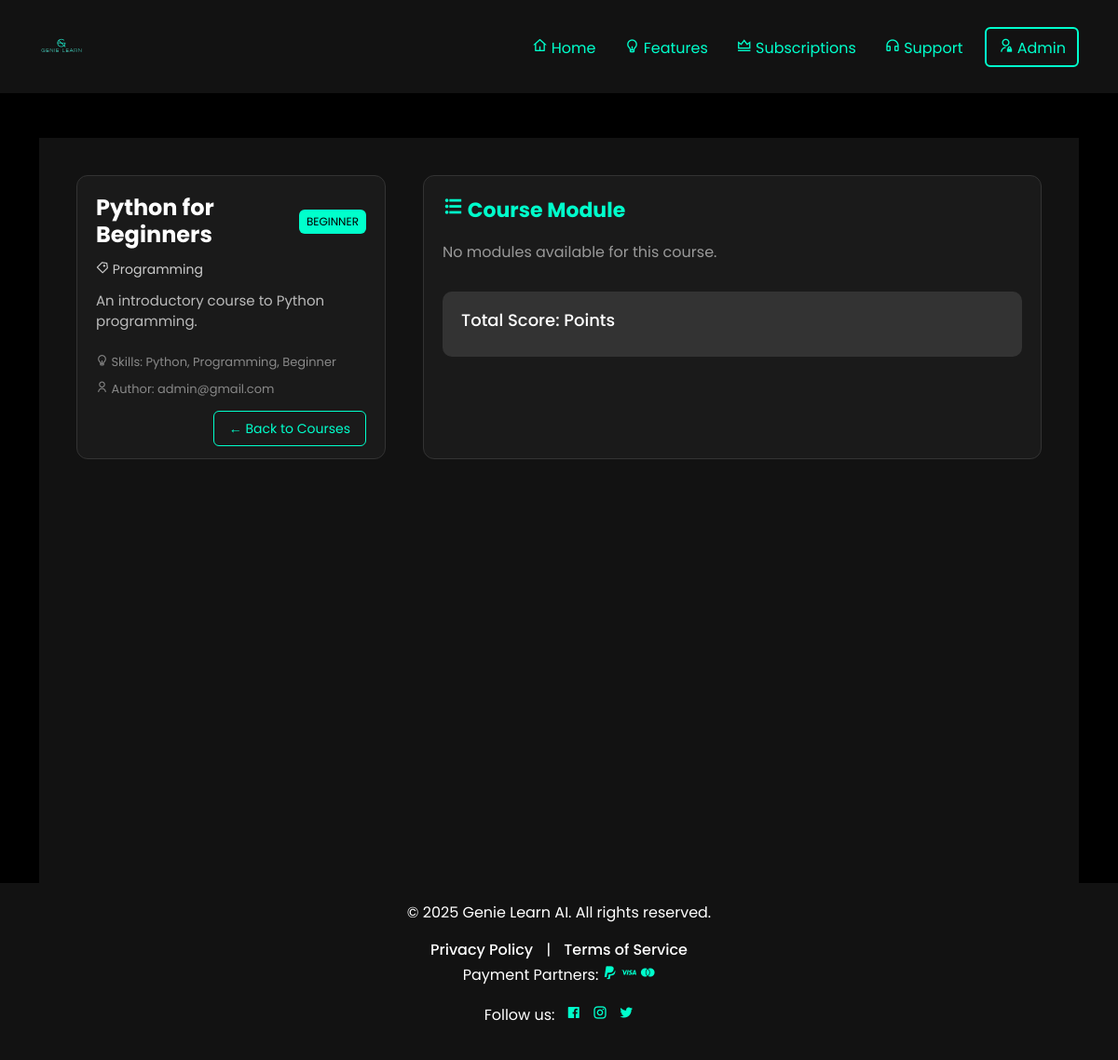
Page /courses_app/course/1/ (signed in) on the earlier database version.
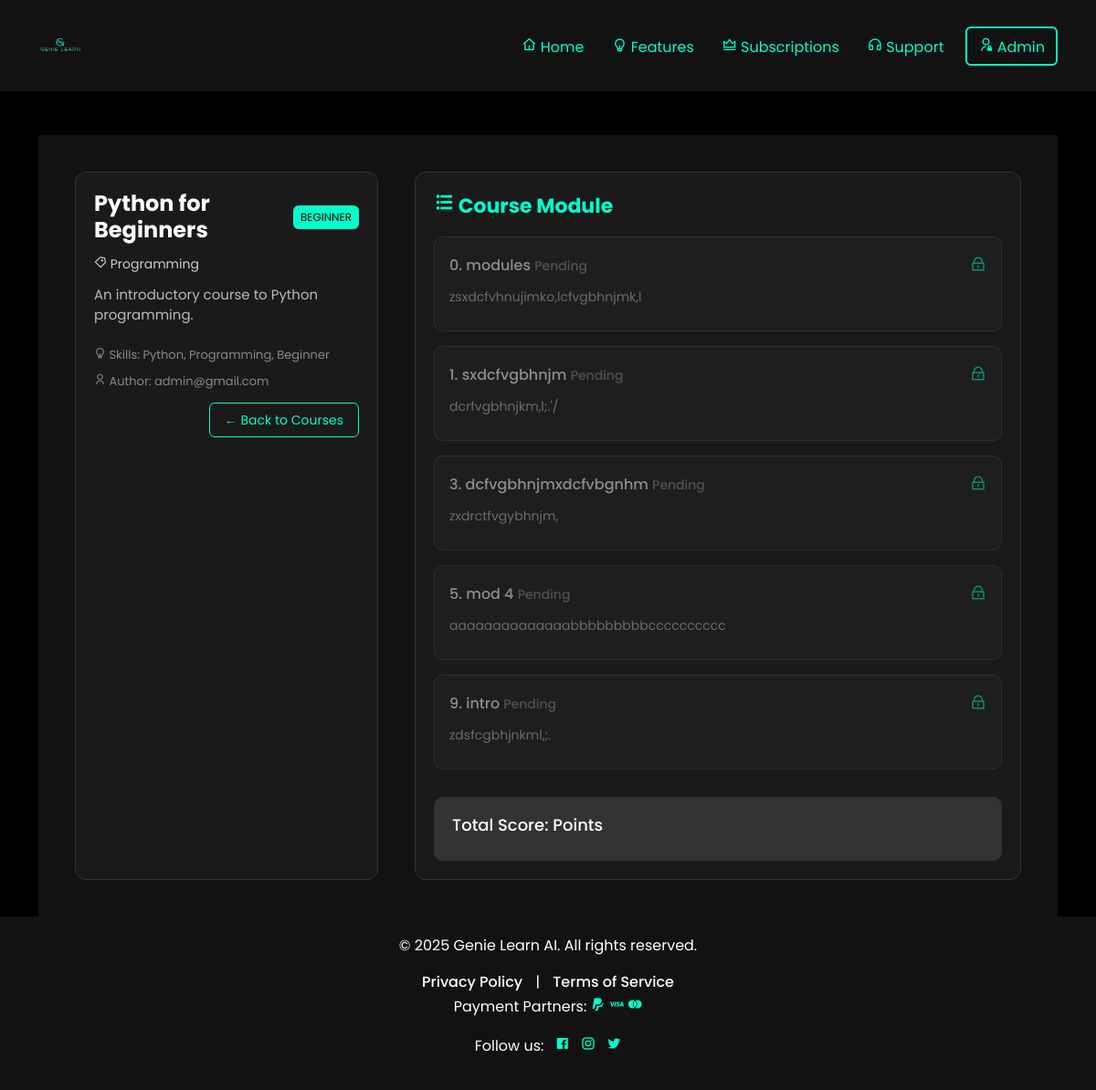
Same page on the later database version.
### courses_app/models.py (models this page shows, shortened)
class Lesson(models.Model):
    course = models.ForeignKey(Course, on_delete=models.CASCADE, related_name='lessons')
    title = models.CharField(max_length=255)
    content = models.TextField(blank=True, null=True)
    video = models.FileField(upload_to='lesson_videos/', null=True, blank=True)
    order = models.PositiveIntegerField(default=0)
    is_finished = models.BooleanField(default=False)

### courses_app/views.py (the view)
# urls.py: path('course/<int:course_id>/', views.course_detail, name='course_detail'),
def course_detail(request, course_id):
    user=request.user
    course = get_object_or_404(Course, id=course_id)
    enrollment = Enrollment.objects.filter(user=user, course=course).first()
    print(f"Enrollment found: {enrollment}")
    context = {
        'course': course,
        'enrollment': enrollment
    }
    return render(request, "course_detail.html", context)

### user_app/models.py (called while the page is built)
    def __str__(self):
        return self.email

### courses_app/templates/course_detail.html (shortened to what this page needs)
{% extends 'base.html' %}
{% block content %}
<link href="https://cdn.jsdelivr.net/npm/remixicon@2.5.0/fonts/remixicon.css" rel="stylesheet">
<div style="padding: 40px; background-color: #121212; min-height: 100vh;">
  <div style="display: grid; grid-template-columns: 1fr 2fr; gap: 40px; max-width: 1200px; margin: 0 auto;">
    <div style="background-color: #1a1a1a; border: 1px solid #333; border-radius: 12px; padding: 20px;">
      <div style="display: flex; justify-content: space-between; align-items: center; margin-bottom: 10px;">
        <h3 style="font-size: 24px; font-weight: bold; margin: 0; color: #fff;">{{ course.title }}</h3>
        <span style="font-size: 12px; text-transform: uppercase; padding: 4px 8px; border-radius: 6px; background-color: #00ffcc; color: #000;">
          {{ course.difficulty }}
        </span>
      </div>
      <p style="font-size: 14px; color: #ccc; margin: 0 0 12px;">
        <i class="ri-price-tag-3-line" aria-label="Category"></i> {{ course.category }}
      </p>
      <p style="font-size: 15px; color: #bbb; margin-bottom: 20px;">{{ course.description }}</p>
      <p style="font-size: 13px; color: #888; margin: 0 0 8px;">
        <i class="ri-lightbulb-line" aria-label="Skills"></i> Skills: {{ course.skills }}
      </p>
      <p style="font-size: 13px; color: #888; margin: 0 0 20px;">
        <i class="ri-user-line" aria-label="Author"></i> Author: {{ course.author }}
      </p>
      <div style="text-align: right;">
        <a href="{% url 'courses_app:courses' %}" style="padding: 8px 16px; font-size: 14px; color: #00ffcc; border: 1px solid #00ffcc; border-radius: 6px; text-decoration: none;"
           onmouseover="this.style.background='#00ffcc'; this.style.color='#000';"
           onmouseout="this.style.background='transparent'; this.style.color='#00ffcc';">
          ← Back to Courses
        </a>
      </div>
    </div>
    <div style="background-color: #1a1a1a; border: 1px solid #333; border-radius: 12px; padding: 20px;">
      <h3 style="font-size: 22px; font-weight: bold; color: #00ffcc; margin-bottom: 20px;">
        <i class="ri-list-unordered" aria-label="Modules"></i> Course Module
      </h3>
      {% if course.lessons.all %}
        <div style="display: flex; flex-direction: column; gap: 16px;">
          {% for lesson in course.lessons.all|dictsort:"order" %}
            <div style="background-color: #222; padding: 16px; border-radius: 10px; border: 1px solid #444; position: relative; opacity: {% if lesson in enrollment.completed_lessons.all %}1{% else %}0.5{% endif %};">
              <div style="display: flex; justify-content: space-between; align-items: center;">
                <h4 style="color: #fff; font-size: 16px; margin: 0;">
                  {{ lesson.order }}. {{ lesson.title }}
                  <span style="font-size: 14px; color: {% if lesson in enrollment.completed_lessons.all %}#00ffcc{% else %}#888{% endif %};">
                    {% if lesson in enrollment.completed_lessons.all %}Completed{% else %}Pending{% endif %}
                  </span>
                </h4>
                <a href="{% url 'courses_app:enroll_in_course' lesson.id %}" style="color: #00ffcc; font-size: 18px; text-decoration: none;">
                  <i class="{% if lesson in enrollment.completed_lessons.all %}ri-lock-unlock-line{% else %}ri-lock-line{% endif %}" aria-label="Lesson Lock Status"></i>
                </a>
              </div>
              {% if lesson.content %}
                <p style="color: #bbb; font-size: 14px; margin: 10px 0;">{{ lesson.content|truncatewords:20 }}</p>
              {% endif %}
            </div>
          {% endfor %}
        </div>
      {% else %}
        <p style="color: #999;">No modules available for this course.</p>
      {% endif %}
      <div style="margin-top: 30px; padding: 20px; background-color: #333; border-radius: 10px;">
        <h4 style="color: #fff; font-size: 18px;">Total Score: {{ enrollment.score }} Points</h4>
      </div>
    </div>
  </div>
</div>
{% endblock %}

Differences in the rows shown:
added Lesson: order "0", title "modules", content "zsxdcfvhnujimko,lcfvgbhnjmk,l"
added Lesson: order "1", title "sxdcfvgbhnjm", content "dcrfvgbhnjkm,l;.'/"
added Lesson: order "3", title "dcfvgbhnjmxdcfvbgnhm", content "zxdrctfvgybhnjm,"
added Lesson: order "5", title "mod 4", content "aaaaaaaaaaaaaabbbbbbbbbcccccccccc"
added Lesson: order "9", title "intro", content "zdsfcgbhjnkml,;."
Other differences:
text no longer shown: "No modules available for this course."
